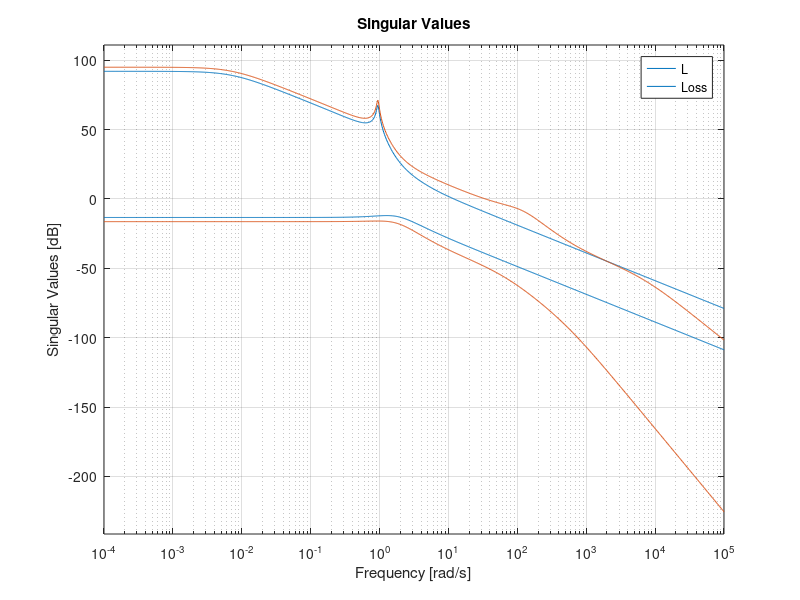

Recreate this plot in MATLAB.
close all
clearvars

A = [-0.0558 -0.9968 0.0802 0.0415; 0.5980 -0.1150 -0.0318 0; -3.0500 0.3880 -0.4650 0; 0 0.0805 1 0];
B = [0.0729 0; -4.7500 0.00775; 0.153 0.143; 0 0];
C = [1 0 0 0; 0 0 0 1];
D = [0 0; 0 0];

% x0 = [pi/6 0 0 pi/4];
x0 = [deg2rad(5) 0 0 deg2rad(30)];
%x0 = [0 0 0 0];
Ps = ss(A,B,C,D);
% figure, impulse(P,20)

Qbar = 100*eye(2); % Se Qbar è alto gli stati vanno a 0 prima e pago il controllo, e viceversa se è basso
% Qbar = [1/(deg2rad(10)^2) 0; 0 1/(deg2rad(80)^2)];
Q = C' * Qbar * C; 
rho = 1;
Rbar = eye(2);
% Rbar = [1/(deg2rad(25)^2) 0; 0 1/(deg2rad(26)^2)];
R = rho*Rbar;

Ccal = ctrb(A,B);
Ocal = obsv(A,C);

% if length(A) == rank(Ccal) && length(A) == rank(Ocal)
%     fprintf("Il sitema è contr e oss completamente \n");
% end 

Kc = lqr(A,B,Q,R);
L = ss(A,B,Kc,0);

Bbar = B;
Rf = eye(2);
s = 1e10; % sigma
Qf = eye(2) * s;

Kf = lqe(A, Bbar, C, Qf, Rf);
K = ss(A-B*Kc-Kf*C,Kf,-Kc,0);%Controllore output feedback
Kset = ss(A-B*Kc-Kf*C,Kf,Kc,0); %Controllore output feedback con setPoint, non deve esserci il meno a Kc (vedi pg 234 Hespanha)
LOss = Ps * K;
LOss = minreal(LOss);

% bodemag(L, LOss), legend('L', 'Loss'); % Diagramma di bode solo dei moduli
figure, sigma(L,LOss), legend('L', 'Loss');

inversa = [A B; C D] \ [0 0 0 0 0 1]'; % Cosi porto a riferimento solo il roll angle 
% inversa = [A B; C D] \ [0 0 0 0 1 0]'; % Cosi porto a riferimento solo il sideslip angle  
% inversa = [A B; C D] \ [0 0 0 0 1 1]'; % Cosi porto a riferimento sia il sideslip che il roll angle 
F = inversa(1:4);
N = inversa(5:6);
